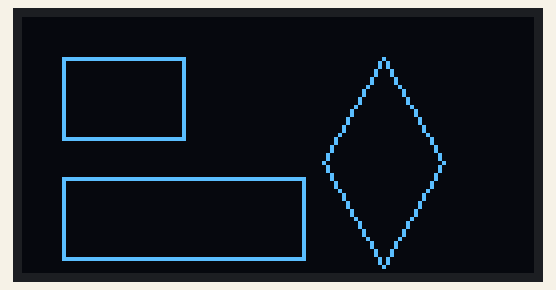
A program run on a simulated ESP8266 board running MicroPython. Shown: 128×64 one-colour display. Library files of the repository ran but are not shown: ssd1306.py. At 1.9 s the program stops and its outputs stay as they are.

Above: at 0.3 s.
At 1.1 s:
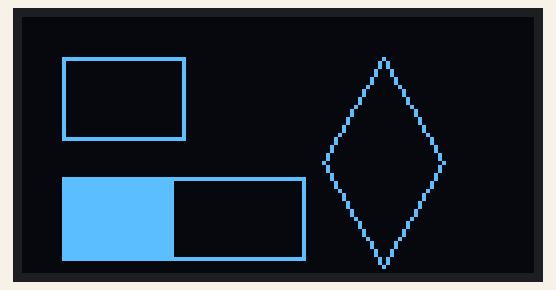
At 1.9 s:
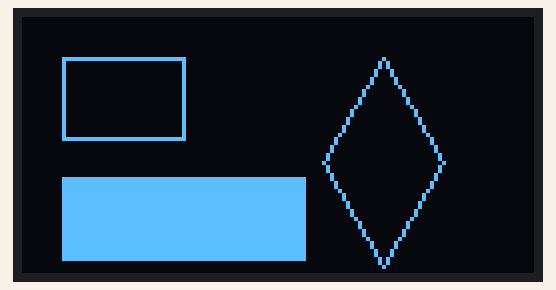

The program:

main0106.py
```python
from machine import Pin, I2C
from ssd1306 import SSD1306_I2C
import math
import time


def light_dot(x, y):
    oled.pixel(x, y, 1)


def draw_line(x1, y1, x2, y2, isShow=1):
    '''
    绘制线段
    abs(k) > 1 时，调换x,y进行处理
    :param: x1 y1 x2 y2 线段两端
    :param: isShow 是否显示
    :return: None
    '''
    if (x1 == x2):
        step = 1
        if (y1 > y2):
            step *= -1
        while (y1 != y2):
            light_dot(x1, y1)
            y1 = y1 + step
        light_dot(x2, y2)
    else:
        # y = kx+a
        k = (y2 - y1) / (x2 - x1)
        if (abs(k) <= 1):
          a = y1 - (k * x1)
          step = 1
          if (x1 > x2):
              step *= -1
          while (x1 != x2):
              light_dot(x1, round(k * x1 + a))
              x1 += step
          light_dot(x2, y2)
        else:
          k = (x2-x1)/(y2-y1)
          a = x1-(k*y1)
          step = 1
          if (y1 > y2):
            step *= -1
          while (y1 != y2):
            light_dot(round(k*y1+a),y1)
            y1 += step
          light_dot(x2, y2)

    if isShow:
        oled.show()


def draw_rectangle(x, y, length, width, isFill=0, isProcess=0):
    '''
    绘制矩形
    :param: x y 矩形左上角
    :param: length width 长和宽
    :isFill: 是否填充 0 否 1 是
    :isProcess: 是否显示为进度条 无用
    :return: None
    '''
    point_upper_left = (x, y)
    point_upper_right = (x + length, y)
    point_bottom_left = (x, y + width)
    point_bottom_right = (x + length, y + width)

    draw_line(point_upper_left[0], point_upper_left[1],
              point_upper_right[0], point_upper_right[1])
    draw_line(point_upper_left[0], point_upper_left[1],
              point_bottom_left[0], point_bottom_left[1])
    draw_line(point_bottom_left[0], point_bottom_left[1],
              point_bottom_right[0], point_bottom_right[1])
    draw_line(point_upper_right[0], point_upper_right[1],
              point_bottom_right[0], point_bottom_right[1])


    if isFill:
        for xx in range(x, x + length + 1):
            draw_line(xx, y, xx, y + width, 0)
            if isProcess:
              oled.show()
    if not isProcess:
      oled.show()


def draw_diamond(x, y, side_length, angle):
    '''
    绘制菱形
    :param: x y 菱形顶点
    :param: side_length 边长
    :angle: 顶角 [0,90]
    :return: None
    '''
    xx = abs(round(math.sin(angle / 2) * side_length))
    yy = abs(round(math.cos(angle / 2) * side_length))

    point_upper = (x, y)
    point_left = (x - xx, y + yy)
    point_right = (x + xx, y + yy)
    point_bottom = (x, y + yy * 2)

    draw_line(point_upper[0], point_upper[1], point_left[0], point_left[1], isShow=0)
    draw_line(point_upper[0], point_upper[1], point_right[0], point_right[1], isShow=0)
    draw_line(point_bottom[0], point_bottom[1], point_left[0], point_left[1], isShow=0)
    draw_line(point_bottom[0], point_bottom[1], point_right[0], point_right[1], isShow=0)


if __name__ == '__main__':
    i2c = I2C(scl=Pin(5), sda=Pin(4))
    oled = SSD1306_I2C(128, 64, i2c)
    oled.fill(0)

    draw_rectangle(10, 10, 30, 20)
    draw_diamond(90, 10, 30, 45)
    draw_rectangle(10, 40, 60, 20, 1, 1)
  
```

Measured:
- what the display in image 0 shows lasts 0.7 s, from 0.3 s to 1.0 s
